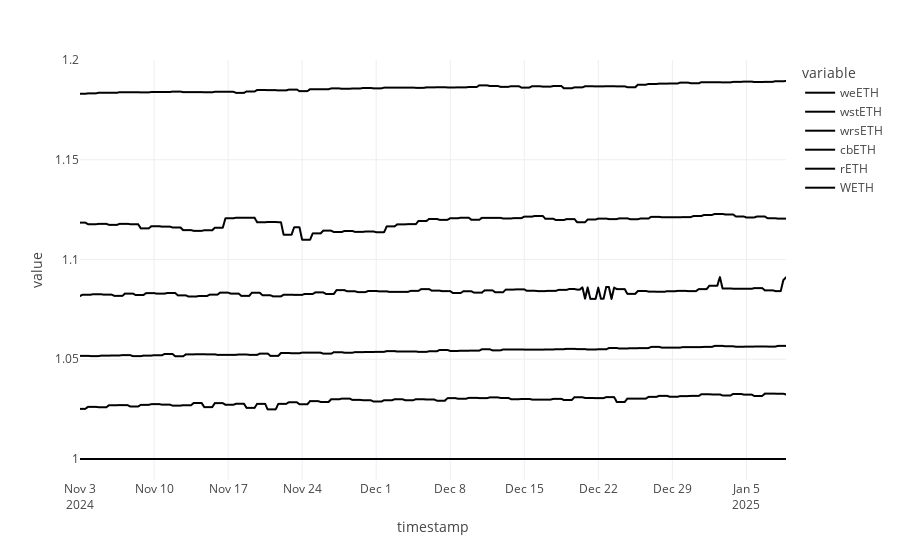

Source (notebook cell):
### Code cell
px.line(price_df)

# imo this looks bad, why is it doing that?

### Figure 1 — Plotly figure (JSON) as saved in the notebook; plotly's stock layout.template omitted (floating-point values rounded to 4 significant figures; data arrays with more than 128 entries replaced by an {"elided": "..."} marker saying what was removed)
{"data": [{"hovertemplate": "variable=weETH<br>timestamp=%{x}<br>value=%{y}<extra></extra>", "legendgroup": "weETH", "line": {"color": "#000001", "dash": "solid"}, "marker": {"symbol": "circle"}, "mode": "lines", "name": "weETH", "showlegend": true, "type": "scattergl", "x": {"elided": "268 str values"}, "xaxis": "x", "y": {"elided": "268 float values"}, "yaxis": "y"}, {"hovertemplate": "variable=wstETH<br>timestamp=%{x}<br>value=%{y}<extra></extra>", "legendgroup": "wstETH", "line": {"color": "#000002", "dash": "solid"}, "marker": {"symbol": "circle"}, "mode": "lines", "name": "wstETH", "showlegend": true, "type": "scattergl", "x": {"elided": "268 str values"}, "xaxis": "x", "y": {"elided": "268 float values"}, "yaxis": "y"}, {"hovertemplate": "variable=wrsETH<br>timestamp=%{x}<br>value=%{y}<extra></extra>", "legendgroup": "wrsETH", "line": {"color": "#000003", "dash": "solid"}, "marker": {"symbol": "circle"}, "mode": "lines", "name": "wrsETH", "showlegend": true, "type": "scattergl", "x": {"elided": "268 str values"}, "xaxis": "x", "y": {"elided": "268 float values"}, "yaxis": "y"}, {"hovertemplate": "variable=cbETH<br>timestamp=%{x}<br>value=%{y}<extra></extra>", "legendgroup": "cbETH", "line": {"color": "#000004", "dash": "solid"}, "marker": {"symbol": "circle"}, "mode": "lines", "name": "cbETH", "showlegend": true, "type": "scattergl", "x": {"elided": "268 str values"}, "xaxis": "x", "y": {"elided": "268 float values"}, "yaxis": "y"}, {"hovertemplate": "variable=rETH<br>timestamp=%{x}<br>value=%{y}<extra></extra>", "legendgroup": "rETH", "line": {"color": "#000005", "dash": "solid"}, "marker": {"symbol": "circle"}, "mode": "lines", "name": "rETH", "showlegend": true, "type": "scattergl", "x": {"elided": "268 str values"}, "xaxis": "x", "y": {"elided": "268 float values"}, "yaxis": "y"}, {"hovertemplate": "variable=WETH<br>timestamp=%{x}<br>value=%{y}<extra></extra>", "legendgroup": "WETH", "line": {"color": "#000006", "dash": "solid"}, "marker": {"symbol": "circle"}, "mode": "lines", "name": "WETH", "showlegend": true, "type": "scattergl", "x": {"elided": "268 str values"}, "xaxis": "x", "y": {"elided": "268 int values"}, "yaxis": "y"}], "layout": {"legend": {"title": {"text": "variable"}, "tracegroupgap": 0}, "margin": {"t": 60}, "xaxis": {"anchor": "y", "domain": [0, 1], "title": {"text": "timestamp"}}, "yaxis": {"anchor": "x", "domain": [0, 1], "title": {"text": "value"}}}}
